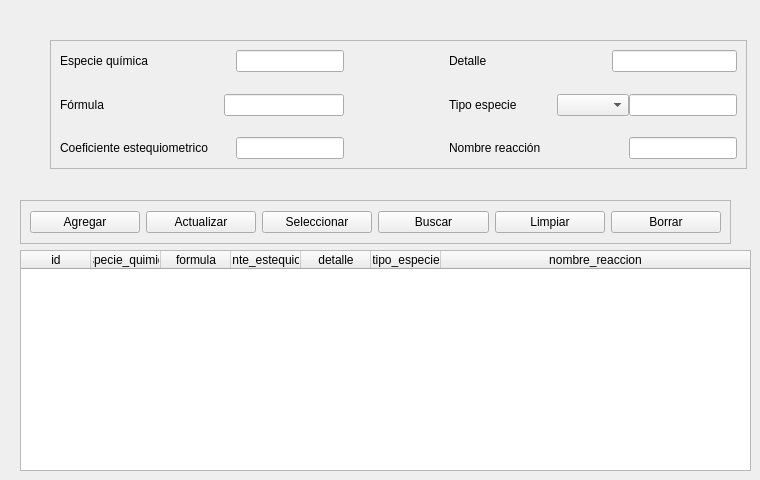
         <widget class="QWidget" name="tab_3">
          <attribute name="title">
           <string>Reacción Química</string>
          </attribute>
          <widget class="QWidget" name="gridLayoutWidget_3">
           <property name="geometry">
            <rect>
             <x>20</x>
             <y>250</y>
             <width>731</width>
             <height>221</height>
            </rect>
           </property>
           <layout class="QGridLayout" name="gridLayout_11">
            <property name="spacing">
             <number>0</number>
            </property>
            <item row="0" column="0">
             <widget class="QTableWidget" name="reaccion_quimica_tabla">
              <property name="focusPolicy">
               <enum>Qt::NoFocus</enum>
              </property>
              <property name="showGrid">
               <bool>false</bool>
              </property>
              <attribute name="horizontalHeaderMinimumSectionSize">
               <number>50</number>
              </attribute>
              <attribute name="horizontalHeaderDefaultSectionSize">
               <number>70</number>
              </attribute>
              <attribute name="horizontalHeaderStretchLastSection">
               <bool>true</bool>
              </attribute>
              <attribute name="verticalHeaderVisible">
               <bool>false</bool>
              </attribute>
              <column>
               <property name="text">
                <string>id</string>
               </property>
              </column>
              <column>
               <property name="text">
                <string>especie_quimica</string>
               </property>
              </column>
              <column>
               <property name="text">
                <string>formula</string>
               </property>
              </column>
              <column>
               <property name="text">
                <string>coeficiente_estequiometrico</string>
               </property>
              </column>
              <column>
               <property name="text">
                <string>detalle</string>
               </property>
              </column>
              <column>
               <property name="text">
                <string>tipo_especie</string>
               </property>
              </column>
              <column>
               <property name="text">
                <string>nombre_reaccion</string>
               </property>
               <property name="font">
                <font>
                 <kerning>true</kerning>
                </font>
               </property>
              </column>
             </widget>
            </item>
           </layout>
          </widget>
          <widget class="QFrame" name="funciones_frame_rq">
           <property name="geometry">
            <rect>
             <x>20</x>
             <y>200</y>
             <width>711</width>
             <height>44</height>
            </rect>
           </property>
           <property name="frameShape">
            <enum>QFrame::StyledPanel</enum>
           </property>
           <property name="frameShadow">
            <enum>QFrame::Raised</enum>
           </property>
           <layout class="QHBoxLayout" name="horizontalLayout_4">
            <item>
             <widget class="QPushButton" name="agregar_rq_btn">
              <property name="text">
               <string>Agregar</string>
              </property>
             </widget>
            </item>
            <item>
             <widget class="QPushButton" name="actualizar_rq_btn">
              <property name="text">
               <string>Actualizar</string>
              </property>
             </widget>
            </item>
            <item>
             <widget class="QPushButton" name="seleccionar_rq_btn">
              <property name="text">
               <string>Seleccionar</string>
              </property>
             </widget>
            </item>
            <item>
             <widget class="QPushButton" name="buscar_rq_btn">
              <property name="text">
               <string>Buscar</string>
              </property>
             </widget>
            </item>
            <item>
             <widget class="QPushButton" name="limpiar_rq_btn">
              <property name="text">
               <string>Limpiar</string>
              </property>
             </widget>
            </item>
            <item>
             <widget class="QPushButton" name="borrar_rq_btn">
              <property name="text">
               <string>Borrar</string>
              </property>
             </widget>
            </item>
           </layout>
          </widget>
          <widget class="QFrame" name="datos_frame_3">
           <property name="geometry">
            <rect>
             <x>50</x>
             <y>40</y>
             <width>697</width>
             <height>129</height>
            </rect>
           </property>
           <property name="frameShape">
            <enum>QFrame::StyledPanel</enum>
           </property>
           <property name="frameShadow">
            <enum>QFrame::Raised</enum>
           </property>
           <layout class="QVBoxLayout" name="verticalLayout_11">
            <item>
             <layout class="QHBoxLayout" name="horizontalLayout_23">
              <item>
               <layout class="QVBoxLayout" name="verticalLayout_12">
                <property name="spacing">
                 <number>0</number>
                </property>
                <item>
                 <layout class="QHBoxLayout" name="horizontalLayout_24">
                  <property name="spacing">
                   <number>0</number>
                  </property>
                  <item>
                   <widget class="QLabel" name="label_28">
                    <property name="text">
                     <string>Especie química</string>
                    </property>
                   </widget>
                  </item>
                  <item>
                   <spacer name="horizontalSpacer_23">
                    <property name="orientation">
                     <enum>Qt::Horizontal</enum>
                    </property>
                    <property name="sizeHint" stdset="0">
                     <size>
                      <width>28</width>
                      <height>20</height>
                     </size>
                    </property>
                   </spacer>
                  </item>
                  <item>
                   <widget class="QLineEdit" name="especie_quimica_rq_edit"/>
                  </item>
                 </layout>
                </item>
                <item>
                 <spacer name="verticalSpacer_5">
                  <property name="orientation">
                   <enum>Qt::Vertical</enum>
                  </property>
                  <property name="sizeHint" stdset="0">
                   <size>
                    <width>20</width>
                    <height>13</height>
                   </size>
                  </property>
                 </spacer>
                </item>
                <item>
                 <layout class="QHBoxLayout" name="horizontalLayout_25">
                  <property name="spacing">
                   <number>0</number>
                  </property>
                  <item>
                   <widget class="QLabel" name="label_25">
                    <property name="text">
                     <string>Fórmula</string>
                    </property>
                   </widget>
                  </item>
                  <item>
                   <spacer name="horizontalSpacer_24">
                    <property name="orientation">
                     <enum>Qt::Horizontal</enum>
                    </property>
                    <property name="sizeHint" stdset="0">
                     <size>
                      <width>28</width>
                      <height>20</height>
                     </size>
                    </property>
                   </spacer>
                  </item>
                  <item>
                   <widget class="QLineEdit" name="formula_rq_edit"/>
                  </item>
                 </layout>
                </item>
                <item>
                 <spacer name="verticalSpacer_14">
                  <property name="orientation">
                   <enum>Qt::Vertical</enum>
                  </property>
                  <property name="sizeHint" stdset="0">
                   <size>
                    <width>20</width>
                    <height>18</height>
                   </size>
                  </property>
                 </spacer>
                </item>
                <item>
                 <layout class="QHBoxLayout" name="horizontalLayout_26">
                  <property name="spacing">
                   <number>0</number>
                  </property>
                  <item>
                   <widget class="QLabel" name="label_23">
                    <property name="text">
                     <string>Coeficiente estequiometrico</string>
                    </property>
                   </widget>
                  </item>
                  <item>
                   <spacer name="horizontalSpacer_25">
                    <property name="orientation">
                     <enum>Qt::Horizontal</enum>
                    </property>
                    <property name="sizeHint" stdset="0">
                     <size>
                      <width>28</width>
                      <height>20</height>
                     </size>
                    </property>
                   </spacer>
                  </item>
                  <item>
                   <widget class="QLineEdit" name="coeficiente_estequiometrico_rq_edit"/>
                  </item>
                 </layout>
                </item>
               </layout>
              </item>
              <item>
               <spacer name="horizontalSpacer_26">
                <property name="orientation">
                 <enum>Qt::Horizontal</enum>
                </property>
                <property name="sizeHint" stdset="0">
                 <size>
                  <width>40</width>
                  <height>20</height>
                 </size>
                </property>
               </spacer>
              </item>
              <item>
               <layout class="QVBoxLayout" name="verticalLayout_13">
                <property name="spacing">
                 <number>0</number>
                </property>
                <item>
                 <layout class="QHBoxLayout" name="horizontalLayout_27">
                  <property name="spacing">
                   <number>0</number>
                  </property>
                  <item>
                   <widget class="QLabel" name="label_26">
                    <property name="text">
                     <string>Detalle</string>
                    </property>
                   </widget>
                  </item>
                  <item>
                   <spacer name="horizontalSpacer_27">
                    <property name="orientation">
                     <enum>Qt::Horizontal</enum>
                    </property>
                    <property name="sizeHint" stdset="0">
                     <size>
                      <width>40</width>
                      <height>20</height>
                     </size>
                    </property>
                   </spacer>
                  </item>
                  <item>
                   <widget class="QLineEdit" name="detalle_rq_edit"/>
                  </item>
                 </layout>
                </item>
                <item>
                 <spacer name="verticalSpacer_15">
                  <property name="orientation">
                   <enum>Qt::Vertical</enum>
                  </property>
                  <property name="sizeHint" stdset="0">
                   <size>
                    <width>20</width>
                    <height>18</height>
                   </size>
                  </property>
                 </spacer>
                </item>
                <item>
                 <layout class="QHBoxLayout" name="horizontalLayout_28">
                  <property name="spacing">
                   <number>0</number>
                  </property>
                  <item>
                   <widget class="QLabel" name="label_24">
                    <property name="text">
                     <string>Tipo especie</string>
                    </property>
                   </widget>
                  </item>
                  <item>
                   <spacer name="horizontalSpacer_28">
                    <property name="orientation">
                     <enum>Qt::Horizontal</enum>
                    </property>
                    <property name="sizeHint" stdset="0">
                     <size>
                      <width>40</width>
                      <height>20</height>
                     </size>
                    </property>
                   </spacer>
                  </item>
                  <item>
                   <widget class="QComboBox" name="tipo_especie_rq_box"/>
                  </item>
                  <item>
                   <widget class="QLineEdit" name="tipo_especie_rq_edit"/>
                  </item>
                 </layout>
                </item>
                <item>
                 <spacer name="verticalSpacer_16">
                  <property name="orientation">
                   <enum>Qt::Vertical</enum>
                  </property>
                  <property name="sizeHint" stdset="0">
                   <size>
                    <width>20</width>
                    <height>18</height>
                   </size>
                  </property>
                 </spacer>
                </item>
                <item>
                 <layout class="QHBoxLayout" name="horizontalLayout_29">
                  <property name="spacing">
                   <number>0</number>
                  </property>
                  <item>
                   <widget class="QLabel" name="label_27">
                    <property name="text">
                     <string>Nombre reacción</string>
                    </property>
                   </widget>
                  </item>
                  <item>
                   <spacer name="horizontalSpacer_29">
                    <property name="orientation">
                     <enum>Qt::Horizontal</enum>
                    </property>
                    <property name="sizeHint" stdset="0">
                     <size>
                      <width>40</width>
                      <height>20</height>
                     </size>
                    </property>
                   </spacer>
                  </item>
                  <item>
                   <widget class="QLineEdit" name="nombre_reaccion_rq_edit"/>
                  </item>
                 </layout>
                </item>
               </layout>
              </item>
             </layout>
            </item>
           </layout>
          </widget>
         </widget>
